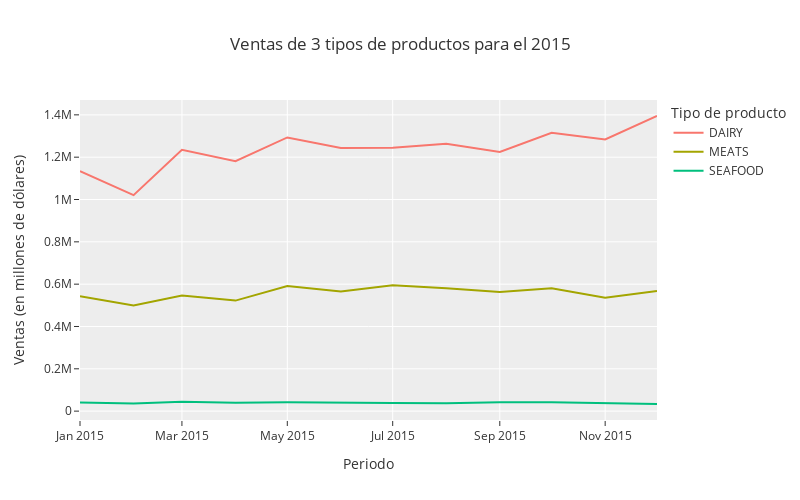

The code cell stored with this chart in its notebook:
### Code cell
fig = px.line(
    df,
    width=800,
    height=500,
    template="ggplot2",
    title="Ventas de 3 tipos de productos para el 2015",
    labels={
        "fecha": "Periodo", 
        "value": "Ventas (en millones de dólares)",
        "variable": "Tipo de producto"
    }
)

fig.show()

### Figure 1 — Plotly figure (JSON) as saved in the notebook; plotly's stock layout.template omitted (floating-point values rounded to 4 significant figures)
{"data": [{"hovertemplate": "Tipo de producto=DAIRY<br>Periodo=%{x}<br>Ventas (en millones de dólares)=%{y}<extra></extra>", "legendgroup": "DAIRY", "line": {"color": "#F8766D", "dash": "solid"}, "marker": {"symbol": "circle"}, "mode": "lines", "name": "DAIRY", "orientation": "v", "showlegend": true, "type": "scatter", "x": ["2015-01", "2015-02", "2015-03", "2015-04", "2015-05", "2015-06", "2015-07", "2015-08", "2015-09", "2015-10", "2015-11", "2015-12"], "xaxis": "x", "y": [1134521, 1020747, 1234851, 1181180, 1293308, 1243588, 1244815, 1263428, 1224619, 1314827, 1283672, 1394582], "yaxis": "y"}, {"hovertemplate": "Tipo de producto=MEATS<br>Periodo=%{x}<br>Ventas (en millones de dólares)=%{y}<extra></extra>", "legendgroup": "MEATS", "line": {"color": "#A3A500", "dash": "solid"}, "marker": {"symbol": "circle"}, "mode": "lines", "name": "MEATS", "orientation": "v", "showlegend": true, "type": "scatter", "x": ["2015-01", "2015-02", "2015-03", "2015-04", "2015-05", "2015-06", "2015-07", "2015-08", "2015-09", "2015-10", "2015-11", "2015-12"], "xaxis": "x", "y": [543100.0, 498700.0, 546500.0, 522300.0, 591700.0, 565000.0, 594900.0, 581200.0, 562700.0, 580800.0, 535900.0, 567400.0], "yaxis": "y"}, {"hovertemplate": "Tipo de producto=SEAFOOD<br>Periodo=%{x}<br>Ventas (en millones de dólares)=%{y}<extra></extra>", "legendgroup": "SEAFOOD", "line": {"color": "#00BF7D", "dash": "solid"}, "marker": {"symbol": "circle"}, "mode": "lines", "name": "SEAFOOD", "orientation": "v", "showlegend": true, "type": "scatter", "x": ["2015-01", "2015-02", "2015-03", "2015-04", "2015-05", "2015-06", "2015-07", "2015-08", "2015-09", "2015-10", "2015-11", "2015-12"], "xaxis": "x", "y": [40470.0, 36070.0, 43810.0, 39980.0, 42510.0, 38780.0, 38540.0, 37770.0, 41910.0, 41420.0, 38820.0, 33730.0], "yaxis": "y"}], "layout": {"height": 500, "legend": {"title": {"text": "Tipo de producto"}, "tracegroupgap": 0}, "title": {"text": "Ventas de 3 tipos de productos para el 2015"}, "width": 800, "xaxis": {"anchor": "y", "domain": [0, 1], "title": {"text": "Periodo"}}, "yaxis": {"anchor": "x", "domain": [0, 1], "title": {"text": "Ventas (en millones de dólares)"}}}}
